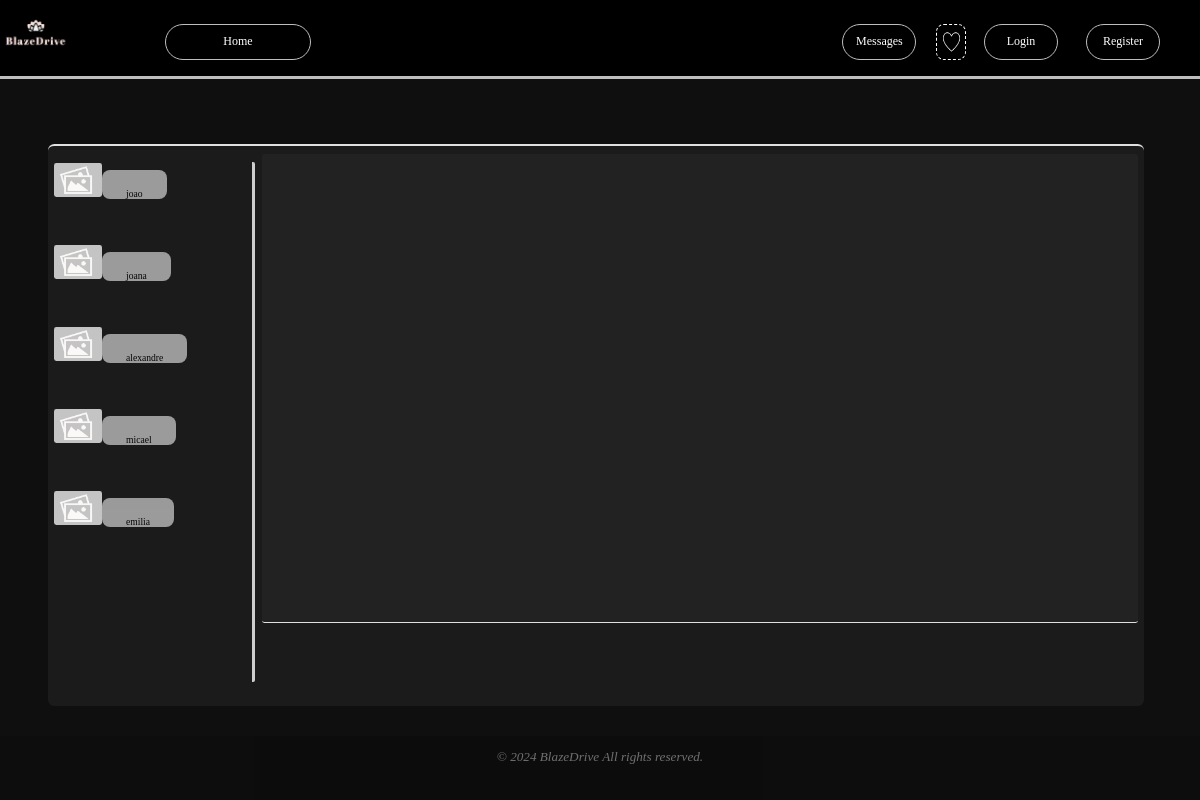
Page /pages/messages.php on the committed database.
### tables this page shows
CREATE TABLE User(
    UserId INTEGER PRIMARY KEY NOT NULL,
    userName NVARCHAR(100) NOT NULL UNIQUE,
    named NVARCHAR(100) NOT NULL,
    pass NVARCHAR(100) NOT NULL,
    email NVARCHAR(100) NOT NULL,
    is_admin BOOLEAN NOT NULL
);

### pages/messages.php (called while the page is built, shortened)
<?php
require_once(__DIR__ . '/../database/connection.php');
require_once(__DIR__ . '/../templates/common.php');
require_once(__DIR__ . '/../templates/messages.tpl.php');
$db = getDatabaseConnection();
drawMessages($db, 6);
?>

### templates/messages.tpl.php (the view, shortened to what this page needs)
<?php
function drawMessages($db, $currentUser, $vehicleUser = null) {
    ?>
    <!DOCTYPE html>
    <html lang="en">
    <head>
        <link href="../css/messages.css" rel="stylesheet">
    </head>
    <body>
        <section class="wall">
            <div class="liney"></div>
            <section class="profiles">
                <?php
                $stmt = $db->prepare('SELECT DISTINCT U.UserId, U.named FROM User U INNER JOIN Chat C ON (U.UserId = C.BuyerId OR U.UserId = C.SellerId) WHERE (C.BuyerId = :current_user OR C.SellerId = :current_user) AND U.UserId != :current_user');
                $stmt->bindParam(':current_user', $currentUser, PDO::PARAM_INT);
                $stmt->execute();
                $users = $stmt->fetchAll(PDO::FETCH_ASSOC);
                foreach ($users as $user) {
                    echo '<div class="profile" data-user-id="' . htmlspecialchars($user['UserId']) . '">';
                    echo '<img class="pfp" src="../docs/placeholder.jpg" alt="Profile Picture">';
                    echo '<span class="people">' . htmlspecialchars($user['named']) . '</span>';
                    echo '</div>';
                }
                ?>
            </section>
            <section class="chats" data-chat-id="" data-recipient-id=""></section>
        </section>
    </body>
    </html>
    <?php
}
?>

### css/index.css (style rules this page uses)
html { overflow-y: scroll; height: 190vh; }
body { margin: 0px; padding: 0px; background-color: rgb(15, 15, 15); }
.wall { z-index: 1; position: absolute; text-align: center; top: 64vh; left: 4vw; height: 96vh; width: 91.3vw; border-radius: 0.8vh; border-top: 0.5vh solid rgb(190, 190, 190); background-color: rgb(27, 27, 27); }

### css/messages.css (style rules this page uses)
html { height: 100vh; }
.wall { z-index: 1; position: absolute; text-align: center; top: 18vh; left: 4vw; height: 70vh; width: 91.3vw; border-radius: 0.8vh; border-top: 0.3vh solid rgb(224, 224, 224); background-color: rgb(27, 27, 27); }
.pfp { width: 4vw; border-radius: 0.2vw; text-align: left; padding-bottom: 0vw; }
.profiles { line-height: 10vh; padding: 0.5vw; text-align: left; overflow-y: scroll; width: 15.8vw; height: 67vh; }
.people { padding: 1vw; padding-bottom: 0vw; padding-top: 1.5vw; padding-left: 2vw; padding-right: 2vw; background-color: rgb(187, 187, 187); font-size: 0.8vw; border-radius: 1vh; opacity: 80%; }
.chats { line-height: 10vh; padding: 0.5vw; position: absolute; top: 1vh; right: 0.5vw; overflow-y: scroll; width: 72vw; height: 57vh; background-color: rgb(34, 34, 34); border-radius: 0.2vw; border-bottom: 0.2vh solid rgb(224, 224, 224); }
.liney { z-index: 5; position: absolute; top: 2vh; left: 7vw; width: 10vw; height: 65vh; border-right: 0.4vh solid rgb(206, 206, 206); border-radius: 0.25vh; }

### templates/messages.tpl.php (style rules this page uses)
.profile { cursor: pointer; }

### rows in the picture
user: named "joao"
user: named "joana"
user: named "alexandre"
user: named "micael"
user: named "emilia"
